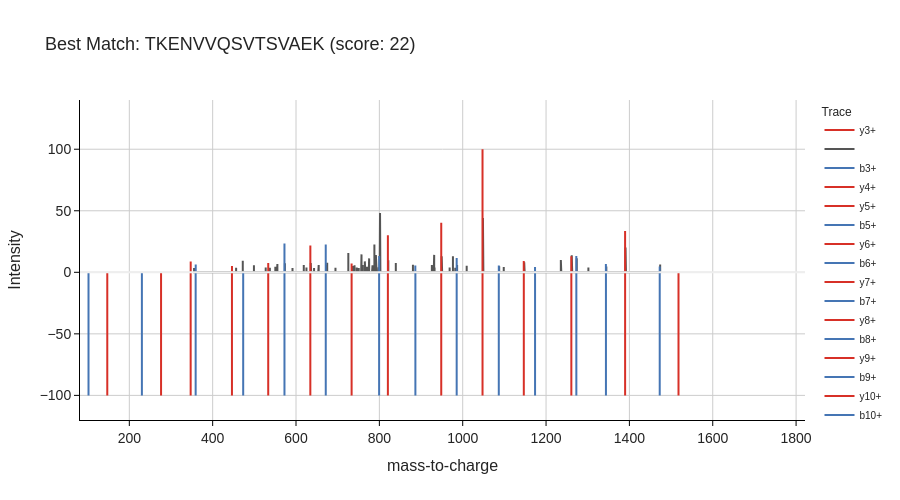
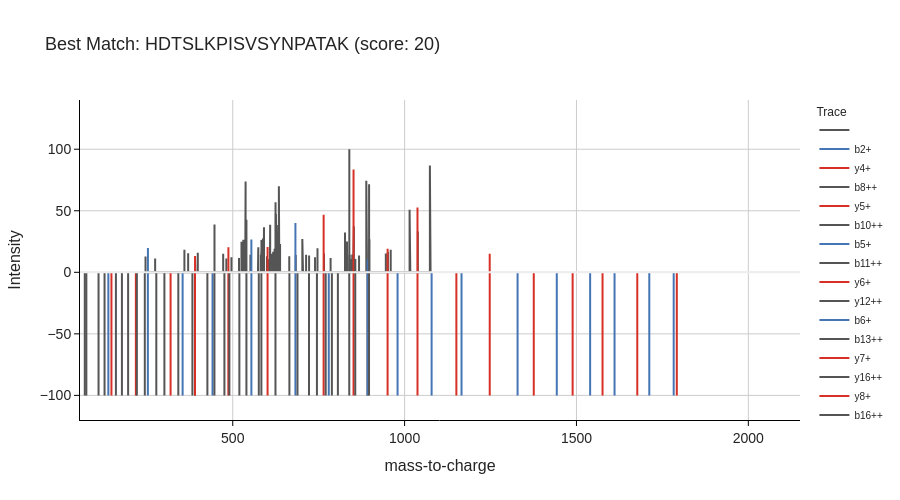
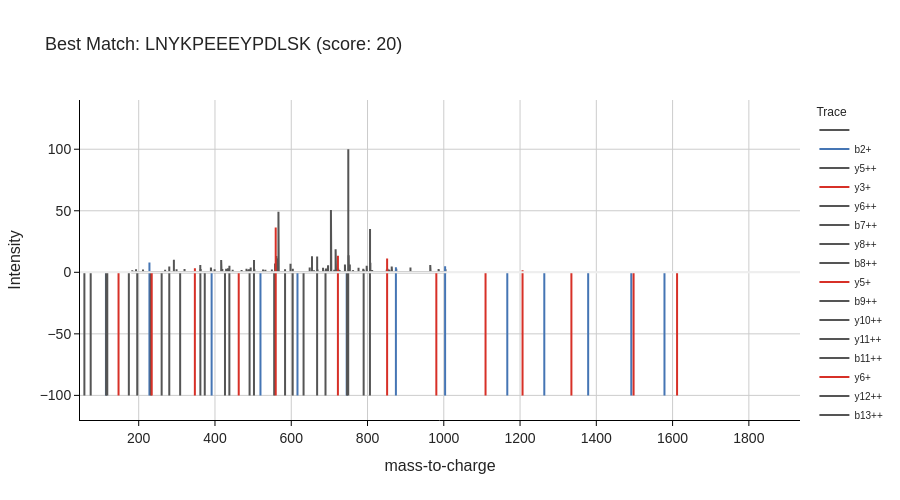

The code cell stored with these charts, in order, in its notebook:
### Markdown cell above
## 8. Visualize the Best Match with Mirror Plot

Finally, we visualize the best peptide-spectrum match using an interactive **mirror plot**.

**What is a mirror plot?** A mirror plot displays two spectra for easy visual comparison:
- **Top (pointing up)**: The experimental/observed spectrum, with matched peaks annotated by their ion type (b1, y3, etc.)
- **Bottom (pointing down/mirrored)**: The theoretical spectrum generated from the candidate peptide

Peaks that align vertically between the two spectra represent successful matches. Unmatched peaks in the experimental spectrum may be noise, neutral losses, or ions not included in the theoretical model. This visualization helps assess how well the identified peptide explains the observed fragmentation pattern.

<details>
<summary><b>Understanding the Mirror Plot</b></summary>

**How to read a mirror plot:**

```
Intensity ↑
          │  b3        y5   y7
          │   █    y4   █    █      ← Experimental (top)
          │   █     █   █    █
          │   █     █   █    █
──────────┼──────────────────────── m/z →
          │   █     █   █    █
          │   █     █   █    █
          │  b3    y4  y5   y7      ← Theoretical (bottom)
          ↓
```

**What to look for:**

| Pattern | Meaning |
|---------|---------|
| Many aligned peaks | Good match, confident ID |
| Unmatched peaks (top only) | Noise, neutral losses, or modifications |
| Missing theoretical peaks | Low fragmentation, ion suppression |
| Consecutive ion series | Strong sequence evidence (e.g., y3, y4, y5) |

**Peak annotations:**
- `b3` = b-ion from position 3 (N-terminal side)
- `y5` = y-ion from position 5 (C-terminal side)
- `b3++` = doubly-charged b3 ion

</details>

---

### Exercise 3: Interpret the Mirror Plot

After generating the visualization, examine it carefully:

1. **Count the matched peaks**: How many b-ions and y-ions are annotated?
2. **Look for gaps**: Are there missing ions in the series (e.g., y3, y5, y7 but no y4, y6)?
3. **Check unmatched peaks**: Are there intense peaks in the experimental spectrum without annotations?

<details>
<summary><b>Click for interpretation guidance</b></summary>

**What gaps tell you:**
- Some fragment ions don't form efficiently (especially around Proline)
- Neutral losses may "steal" intensity from the main ion
- Some fragments may be outside the mass range

**Why unmatched peaks matter:**
- **Intense unmatched peaks** might indicate:
  - Post-translational modifications not in your search
  - Chimeric spectra (two peptides co-isolated)
  - Contaminants
- **Low-intensity unmatched peaks** are often just noise

**A good match typically has:**
- >50% of theoretical ions matched
- At least one long consecutive series (3+ ions)
- Matched ions have reasonable intensity

</details>

---

### Code cell
import pandas as pd
import pyopenms_viz  # registers the plotting backend

# -----------------------------
# Helper function: annotate experimental spectrum
# -----------------------------
def create_annotated_spectrum_df(observed_spectrum, theo_spectrum, alignment):
    """
    Create an annotated DataFrame from observed spectrum with ion labels from alignment.
    """
    mzs, intensities = observed_spectrum.get_peaks()
    annotations = [""] * len(mzs)

    ion_labels = theo_spectrum.getStringDataArrays()[0]

    for theo_idx, exp_idx in alignment:
        annotations[exp_idx] = ion_labels[theo_idx]

    return pd.DataFrame({
        "mz": mzs,
        "intensity": intensities,
        "ion_annotation": annotations
    })


# -----------------------------
# Find best candidate matches
# -----------------------------
best_matches = []

for idx, row in candidate_df.iterrows():
    best_pep, best_theo, best_align, best_score, _ = select_best_candidate(row)

    if best_pep is not None:
        best_matches.append({
            "df_idx": idx,
            "spectrum_idx": row["spectrum_idx"],
            "peptide": best_pep,
            "theo_spectrum": best_theo,
            "alignment": best_align,
            "score": best_score
        })


# Sort by score and keep the top 3 matches (one spectrum per peptide sequence)
best_matches = sorted(best_matches, key=lambda x: x["score"], reverse=True)

top_matches = []
seen_peptides = set()
for match in best_matches:
    sequence = match["peptide"].toString()
    if sequence not in seen_peptides:
        seen_peptides.add(sequence)
        top_matches.append(match)
    if len(top_matches) == 3:
        break


# -----------------------------
# Visualize top matches
# -----------------------------
print(f"Showing top {len(top_matches)} matches by score:\n")

for match in top_matches:
    spectrum_idx = match["spectrum_idx"]
    observed_spectrum = MS2[spectrum_idx]

    # Experimental spectrum with annotations
    exp_df = create_annotated_spectrum_df(
        observed_spectrum,
        match["theo_spectrum"],
        match["alignment"]
    )

    # Theoretical spectrum
    theo_df = match["theo_spectrum"].to_df()
    theo_df = theo_df[["mz", "intensity", "ion_annotation"]]

    print(
        f"Spectrum {spectrum_idx}: "
        f"{match['peptide'].toString()} "
        f"(score: {match['score']}, "
        f"{match['score']} of {match['theo_spectrum'].size()} theoretical ions matched)"
    )

    # Mirror spectrum plot
    exp_df.plot(
        kind="spectrum",
        backend="ms_plotly",
        x="mz",
        y="intensity",
        reference_spectrum=theo_df,
        mirror_spectrum=True,
        ion_annotation="ion_annotation",
        title=(
            f"Best Match: {match['peptide'].toString()} "
            f"(score: {match['score']})"
        ),
        width=900,
        height=500,
        annotate_top_n_peaks=0
    )
